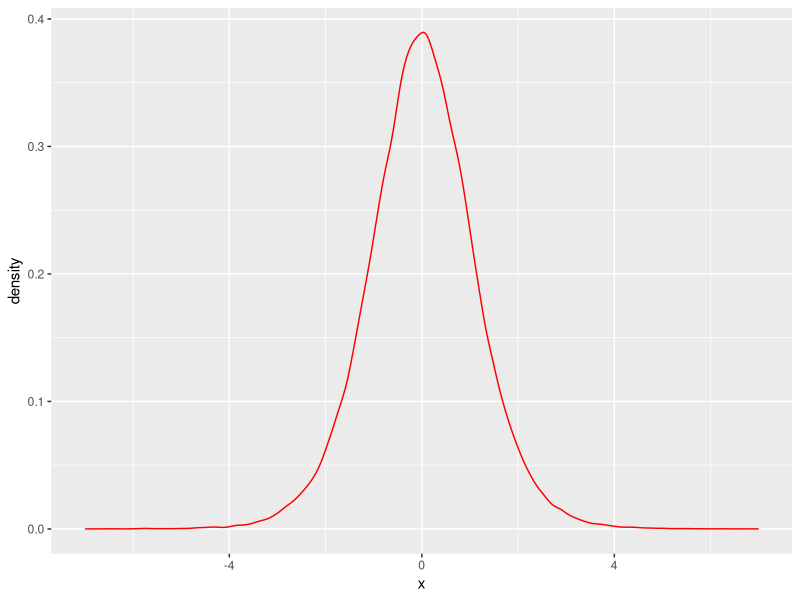
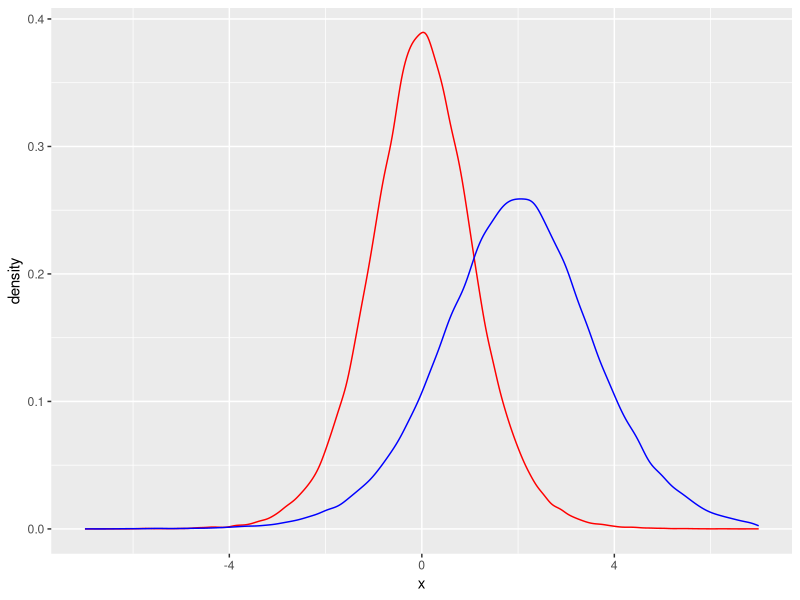

The R script that drew these images, in order:
library(tidyverse)

freiheitsgrade <- 10

t1_data <- data.frame(x = rt(100000, df=freiheitsgrade))
# n_data <- data.frame(x = rnorm(100000))

ggplot(t1_data, aes(x=x)) + 
  geom_density(color = "red") + 
  # geom_density(aes(x=n_data$x), color = "blue") +
  scale_x_continuous(limits = c(-7,7))

s <- 1.5
mu <- 2

t2_data <- data.frame(x = rt(100000, df=freiheitsgrade)*s + mu)

ggplot(t1_data, aes(x=x)) + 
  geom_density(color = "red") + 
  geom_density(aes(x=t2_data$x), color = "blue") +
  scale_x_continuous(limits = c(-7,7))
